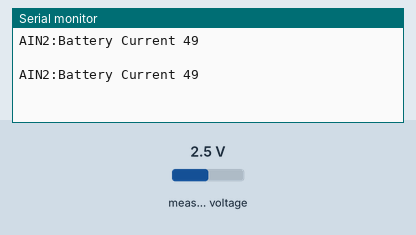
The sketch below on a simulated Arduino Uno, built with avr-gcc and run on an emulated ATmega328P. Shown: the last lines printed to the serial monitor. The test bench sets the inputs (shaded band); at power-on: measured voltage 2.5 V.

Above: at 1.2 s.
1.3 s: measured voltage set to 0.1 V
At 3.0 s:
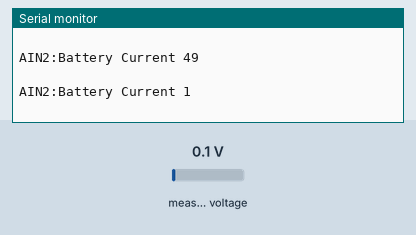
4.3 s: measured voltage set to 1.2 V
At 5.7 s:
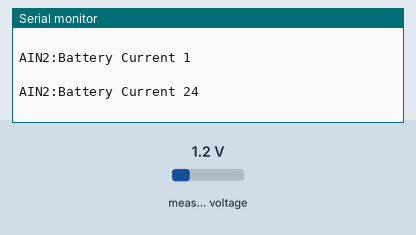
Timing chart, 0 to 7.3 s (numbered marks = the images above; inputs shaded):
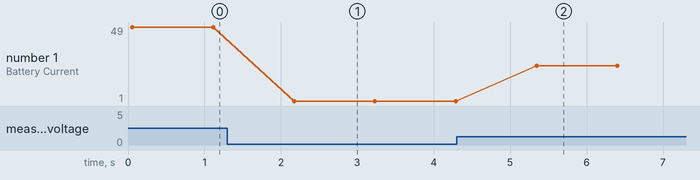

Measured:
- after the input at 1.3 s, the serial monitor: prints a new line after 0.87 s (image 1)
- after the input at 4.3 s, the serial monitor: prints a new line after 1.0 s (image 2)
- plotted number 1: 49 → 1 after the input at 1.3 s, 1 → 24 after the input at 4.3 s

The sketch:

Battery_Current_Measurement.ino
```cpp
/*
 * Battery Current Measurement
 */
#include <Wire.h>
#include <Adafruit_ADS1015.h>
Adafruit_ADS1015 ads1015;
/* ADC Scaling
 *  12 bits or 4096 counts
 *  Single ended useage is 2048 counts
 *  Full scale is 6.144V or 3mV per bit
 *  5V measurement is 5/6.144 * 2048 = 1667bits
 *  1667 bits X 0.003 Volts per bit = 5V
 */
// declare variables
   byte battCurrent=0;

//Define system battery charge current measurement function
  byte readBatt() {
  byte battCurrent=0;
  unsigned int readCurrent = 0;
   for (int i=0; i<5; i++) {
   readCurrent = readCurrent + ads1015.readADC_SingleEnded(2);
   delay(10); //change to while loop using millis. do not use delay function
   }
   battCurrent = ((readCurrent/5*20)*0.003); //Average of 5 samples scaled to 100A full scale
   return battCurrent;
}

void setup(void)
{
  Serial.begin(9600);
  ads1015.begin();
}

void loop(void)
{
  battCurrent = readBatt();
  Serial.print("AIN2:Battery Current "); Serial.println(battCurrent);
  Serial.println(" ");
  delay(1000);
}
```
